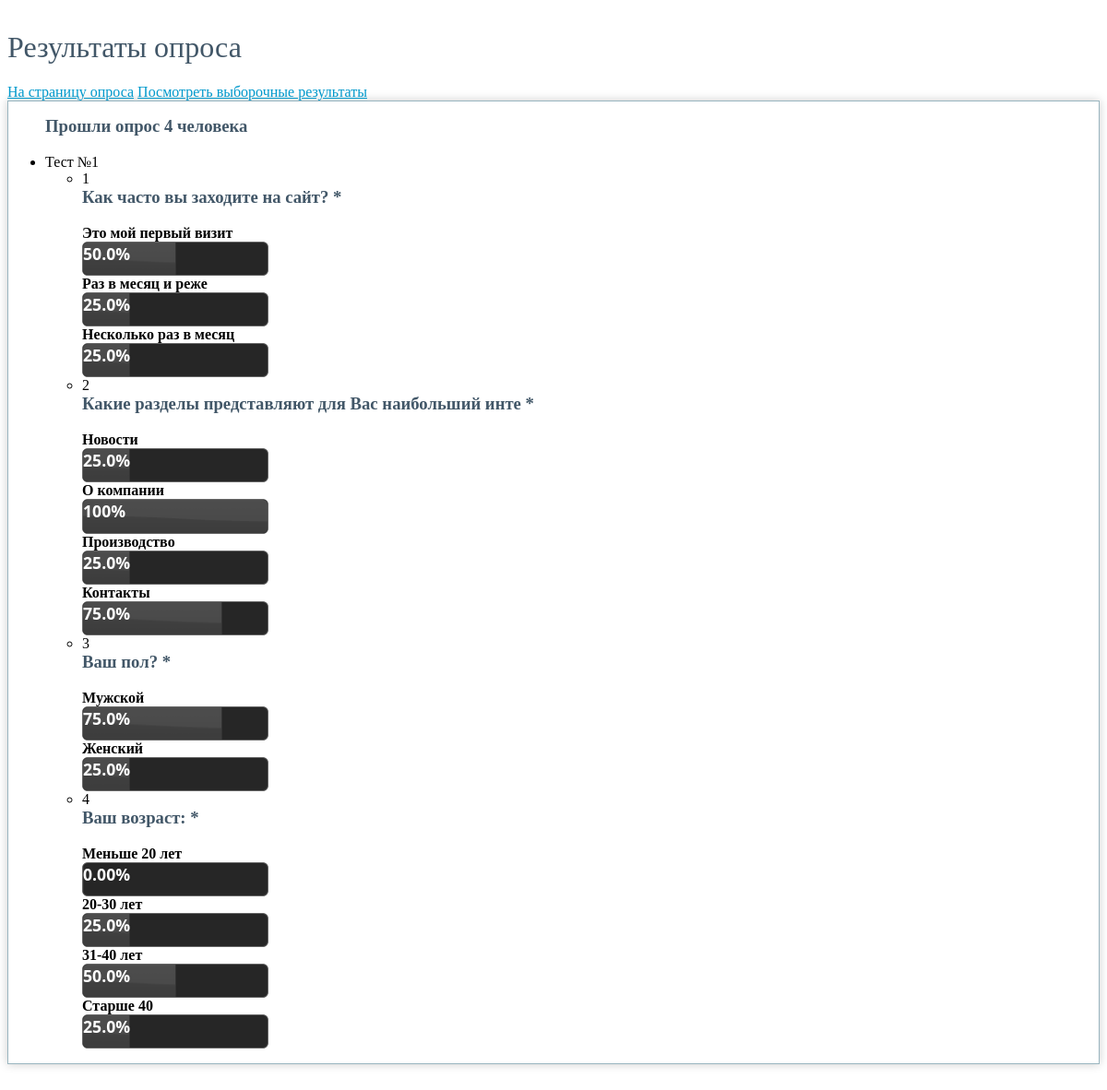
/rez.php?id_opros=30, run on the app's committed database.
### tables this page shows
CREATE TABLE opros (
  id INT(11) NOT NULL AUTO_INCREMENT,
  name VARCHAR(50) DEFAULT NULL,
  stat INT(11) DEFAULT NULL,
  col INT(11) DEFAULT 0,
  PRIMARY KEY (id)
);

CREATE TABLE vopros (
  id INT(11) NOT NULL AUTO_INCREMENT,
  id_opros INT(11) DEFAULT NULL,
  name VARCHAR(50) DEFAULT NULL,
  stat INT(11) DEFAULT NULL,
  type INT(11) DEFAULT NULL,
  PRIMARY KEY (id)
);

CREATE TABLE otvet (
  id INT(11) NOT NULL AUTO_INCREMENT,
  id_vopros INT(11) DEFAULT NULL,
  name VARCHAR(50) DEFAULT NULL,
  col INT(11) DEFAULT 0,
  PRIMARY KEY (id)
);

### rez.php (the view, shortened to what this page needs)
<html>
<head>
<link href="css/ui-darkness/jquery-ui-1.10.3.custom.css" rel="stylesheet">
<link href="css/style.css" rel="stylesheet">
</head>
<body id="page_body">
<h1>Результаты опроса</h1>
<?
			$id_opros= ($_GET['id_opros']);
			$sql_o="SELECT * FROM opros WHERE id='".$id_opros."'";
			$result_o= mysql_query($sql_o);
			$arr_o= mysql_fetch_object ($result_o);
?>
<a href="index.php">На страницу опроса</a>
<a href="rez_adm.php?do=body&id_opros=<?php echo $id_opros ;?>"> Посмотреть выборочные результаты </a>
<table width="100%" cellspacing="0" cellpadding="0" border="0">
		<tbody>
		<tr>
		<td valign="top">
		<div class="survey_contents ui-droppable">
		<div class="survey_questions">
		<ul class="opros">
<h3>Прошли опрос <?php echo ($arr_o->col)?> человека</h3>
<li> <?php echo ($arr_o->name);?>
		<ul class="questions_list" >
			<?php
			$sql="SELECT * FROM vopros WHERE id_opros='".($id_opros)."'";
			$result= mysql_query($sql);
			$count= mysql_num_rows($result);
			for ($i=0; $i<$count; $i++) {
			$arr= mysql_fetch_object ($result);
			?>
			<li id="l<?php echo ($i) ;?>" class="quest_node">
			<div id="<?php echo ($i) ;?>" class="question q_view">
			<div class="number"><?php echo ($i+1) ;?></div>
			<div class="wrapper">
			<h3>
			<?php echo ($arr->name );
			if (($arr->stat)>0) {
			?>
			<span class="red_star">*</span>
			<?php }?>
			</h3>
			<div class="body" >
			<div class="variants">
				<?php
					$sql_v="SELECT * FROM otvet WHERE id_vopros='".($arr->id)."'";
					$result_v= mysql_query($sql_v);
					$count_v= mysql_num_rows($result_v);
					for ($k=0; $k<$count_v; $k++) {
					$arr_v= mysql_fetch_object ($result_v);
				?>
				<div class="variant">
				<label>
				<b><?php echo ($arr_v->name); ?> </b>
				<div id="bar<?php echo ($arr_v->id); ?>">
				</div>
				</label>
				</div>
				<?php }?>
			</div>
			</div>
			</div>
			</li>
			<?php } ?>
		</ul>
		</li>
		</ul>
		</td>
		</tr>
</table>
</body>
</html>

### css/style.css (style rules this page uses)
#page_body { display: block; padding: 25px 0; }
.survey_contents { border: 1px solid #99B5BF; box-shadow: 0 0 10px #CCCCCC; margin-bottom: 8px; min-height: 400px; padding: 0; }
a { color: #0099CC; }
h1, h2, h3, h4, h5, h6 { color: #425768; margin-top: 0; }
h1 { font-weight: normal; }

### data on the page
opros: col "4", name "Тест №1"
vopros: name "Как часто вы заходите на сайт?"
otvet: name "Это мой первый визит"
otvet: name "Раз в месяц и реже"
otvet: name "Несколько раз в месяц"
vopros: name "Какие разделы представляют для Вас наибольший инте"
otvet: name "Новости"
otvet: name "О компании"
otvet: name "Производство"
otvet: name "Контакты"
vopros: name "Ваш пол?"
otvet: name "Мужской"
otvet: name "Женский"
vopros: name "Ваш возраст:"
otvet: name "Меньше 20 лет"
otvet: name "20-30 лет"
otvet: name "31-40 лет"
otvet: name "Старше 40"
